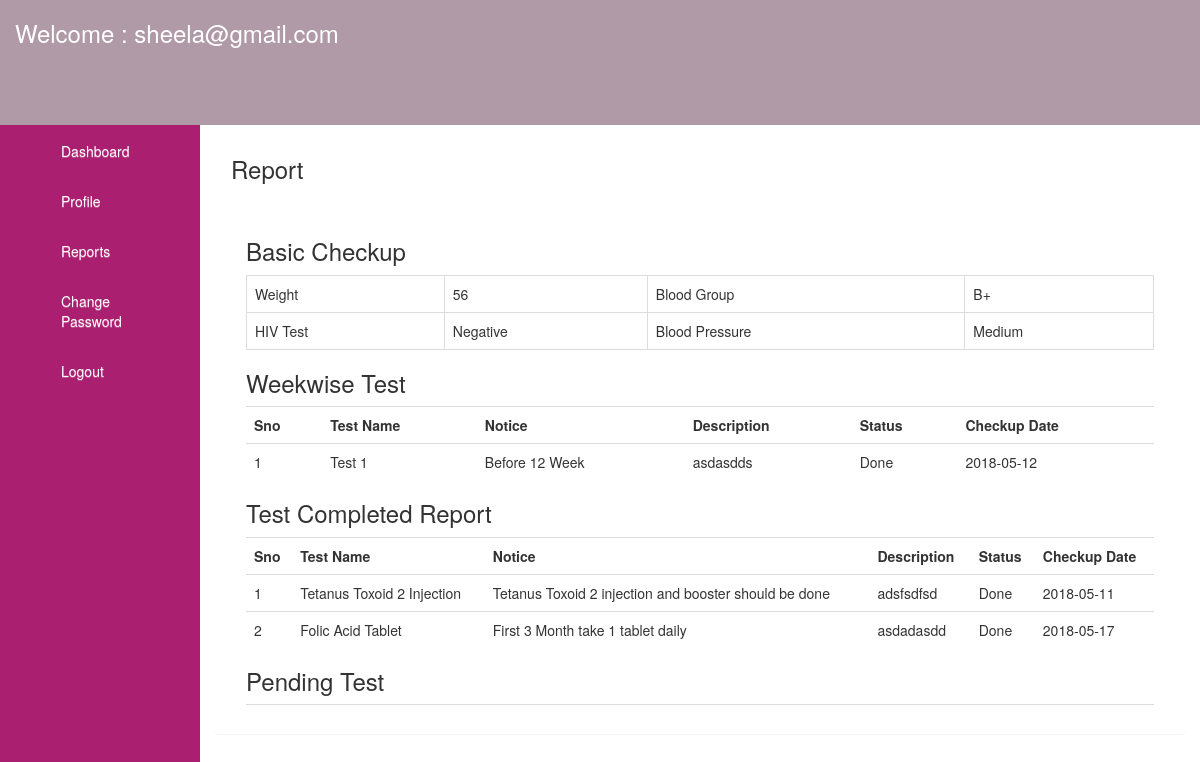
Page /user/report.php (signed in) on the committed database.
### tables this page shows
CREATE TABLE IF NOT EXISTS `basic_checkup` (
  `bcid` int(11) NOT NULL AUTO_INCREMENT,
  `tokenid` varchar(100) NOT NULL,
  `weight` varchar(100) NOT NULL,
  `bloodgroup` varchar(100) NOT NULL,
  `hivtest` varchar(100) NOT NULL,
  `bp` varchar(100) NOT NULL,
  `did` int(11) NOT NULL,
  `check_date` timestamp NOT NULL,
  PRIMARY KEY (`bcid`),
  UNIQUE KEY `tokenid` (`tokenid`)
);

CREATE TABLE IF NOT EXISTS `month_fill` (
  `mfid` int(11) NOT NULL AUTO_INCREMENT,
  `mid` int(11) NOT NULL,
  `tokenid` varchar(100) NOT NULL,
  `mfstatus` varchar(100) NOT NULL,
  `mfdescription` text NOT NULL,
  `mfdate` varchar(100) NOT NULL,
  PRIMARY KEY (`mfid`)
);

CREATE TABLE IF NOT EXISTS `month_test` (
  `mid` int(11) NOT NULL AUTO_INCREMENT,
  `test_name` varchar(100) NOT NULL,
  `description` varchar(100) NOT NULL,
  PRIMARY KEY (`mid`)
);

CREATE TABLE IF NOT EXISTS `fill` (
  `fill_id` int(11) NOT NULL AUTO_INCREMENT,
  `tokenid` varchar(100) NOT NULL,
  `checkupid` int(11) NOT NULL,
  `c_date` varchar(100) NOT NULL,
  `c_status` varchar(100) NOT NULL,
  `description` varchar(100) NOT NULL,
  PRIMARY KEY (`fill_id`)
);

CREATE TABLE IF NOT EXISTS `checkup` (
  `checkupid` int(11) NOT NULL AUTO_INCREMENT,
  `c_name` varchar(100) NOT NULL,
  `c_description` text NOT NULL,
  `type` varchar(100) NOT NULL,
  PRIMARY KEY (`checkupid`)
);

### user/report.php (the view, shortened to what this page needs)
<?php include('header.php'); ?>
      <?php include('sidebar.php'); ?>
       	<div class="col-md-10" id="righ_section">
       		<div class="panel">
       			<div class="panel-heading">
       				<h3>Report</h3>
       			</div>
       			<div class="panel-body">
      			  <div class="col-md-12 table-responsive" style="overflow:scroll; height:500px;">
				  <?php
				 $user = $_SESSION['patient_login'];
					  $q ="select tokenid from new_profile where email='$user'";
					  $ex = mysqli_query($con,$q);
					  $r1 = mysqli_fetch_array($ex);
					  $tokenid = $r1['tokenid'];
				?>
				<h3>Basic Checkup</h3>
				<?php
					 $qry ="select * from basic_checkup where tokenid='$tokenid'";
					 $ex = mysqli_query($con,$qry);
					 $rs = mysqli_fetch_array($ex);
				  ?>
      			   <table class="table table-bordered">
      			   	<tr>
      			   		<td>Weight</td>
      			   		<td><?php echo $rs['weight']; ?></td>
      			   		<td>Blood Group</td>
      			   		<td><?php echo $rs['bloodgroup']; ?></td>
      			   	</tr>
      			   	<tr>
      			   		<td>HIV Test</td>
      			   		<td><?php echo $rs['hivtest']; ?></td>
      			   		<td>Blood Pressure</td>
      			   		<td><?php echo $rs['bp']; ?></td>
      			   	</tr>
      			   </table>
       			<h3>Weekwise Test</h3>
      			  	<table class="table">
      			  		<tr>
      			  			<th>Sno</th>
      			  			<th>Test Name</th>
      			  			<th>Notice</th>
      			  			<th>Description</th>
      			  			<th>Status</th>
      			  			<th>Checkup Date</th>
      			  		</tr>
      			  		<?php
						 $qry ="select * from month_fill mf JOIN month_test mt ON mf.mid=mt.mid where tokenid='$tokenid'";
					     $ex = mysqli_query($con,$qry);
						$i=1;
						while($rs = mysqli_fetch_array($ex))
						 {
						?>
      			  		<tr>
      			  			<td><?php echo $i; ?></td>
      			  			<td><?php echo $rs['test_name']; ?></td>
      			  			<td><?php echo $rs['description']; ?></td>
      			  			<td><?php echo $rs['mfdescription']; ?></td>
      			  			<td><?php echo $rs['mfstatus']; ?></td>
      			  			<td><?php echo $rs['mfdate']; ?></td>
      			  		</tr>
      			  		<?php
							$i++;
						 }
						?>
      			  	</table>
      			  	<h3>Test Completed Report</h3>
      			  	<table class="table">
      			  		<tr>
      			  			<th>Sno</th>
      			  			<th>Test Name</th>
      			  			<th>Notice</th>
      			  			<th>Description</th>
      			  			<th>Status</th>
      			  			<th>Checkup Date</th>
      			  		</tr>
      			  		<?php
						 $qry ="select * from fill f JOIN checkup c ON f.checkupid=c.checkupid where tokenid='$tokenid'";
					     $ex = mysqli_query($con,$qry);
						$i=1;
						while($rs = mysqli_fetch_array($ex))
						 {
						?>
      			  		<tr>
      			  			<td><?php echo $i; ?></td>
      			  			<td><?php echo $rs['c_name']; ?></td>
      			  			<td><?php echo $rs['c_description']; ?></td>
      			  			<td><?php echo $rs['description']; ?></td>
      			  			<td><?php echo $rs['c_status']; ?></td>
      			  			<td><?php echo $rs['c_date']; ?></td>
      			  		</tr>
      			  		<?php
							$i++;
						 }
						?>
      			  	</table>
      			  	<h3>Pending Test</h3>
      			  	<table class="table">
      			  		<tr>
      			  			<th>Sno</th>
      			  			<th>Test Name</th>
      			  			<th>Description</th>
      			  			<th>Type</th>
      			  		</tr>
      			  	</table>
      			  </div>
       			</div>
       		</div>
       	</div>
<?php include('footer.php'); ?>

### rows in the picture
basic_checkup: weight "56", bloodgroup "B+", hivtest "Negative", bp "Medium"
month_fill: mid.test_name "Test 1", mid.description "Before 12 Week", mfdescription "asdasdds", mfstatus "Done", mfdate "2018-05-12"
fill: checkupid.c_name "Tetanus Toxoid 2 Injection", checkupid.c_description "Tetanus Toxoid 2 injection and booster should be done", description "adsfsdfsd", c_status "Done", c_date "2018-05-11"
fill: checkupid.c_name "Folic Acid Tablet", checkupid.c_description "First 3 Month take 1 tablet daily", description "asdadasdd", c_status "Done", c_date "2018-05-17"

### other values in the picture
$_SESSION['patient_login'] "sheela@gmail.com"
